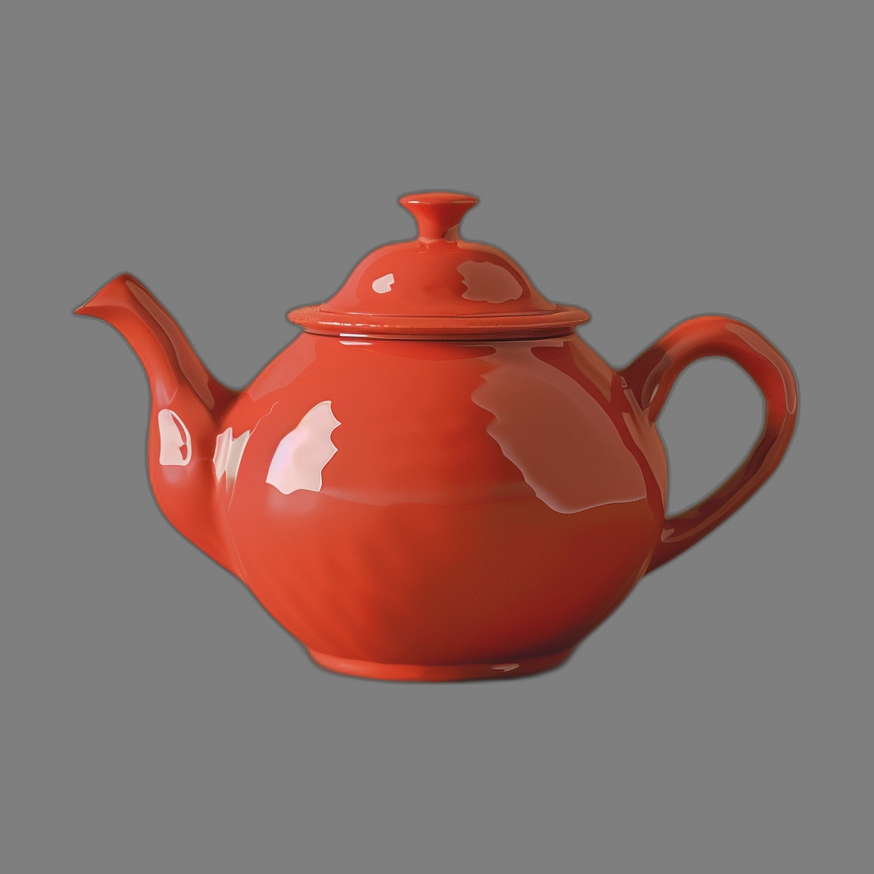
#> input picture examples/concepts/teapot.png, 874 x 874 px; its folder holds only this picture in this run
$ python -i concept_views.py   (imports and definitions only)
#> lines starting #> are read from the running program, lines starting #| are printed output that depends on the picture
"""Orquestracao cloud (1 ou 4 vistas ortograficas) e normalizacao PNG para ``concept``."""

from __future__ import annotations

import hashlib
import inspect
import json
import math
import os
import shutil
import subprocess
import sys
import time
from pathlib import Path
from typing import Any, Callable

from ..errors import erro_provider_run
from .concept_prompt import (
    SUFIXO_PADRAO,
    VISTAS_ORTOGRAFICAS,
    negativo_efetivo,
    prompt_para_vista,
    reforcar_prompt_rig,
    sufixo_efetivo,
)


# [12 lines left out: function _normalizar_png_real, not called in this run]


def _mascara_fg_amostra(rgba_bytes: bytes, w: int, h: int) -> tuple[list[list[int]], tuple[int, int, int, int]]:
    transparentes = sum(1 for i in range(3, len(rgba_bytes), 4) if rgba_bytes[i] < 240)
    if transparentes >= max(4, int(0.05 * w * h)):
        fg = [[1 if rgba_bytes[(y * w + x) * 4 + 3] >= 32 else 0 for x in range(w)] for y in range(h)]
        return fg, (0, 0, 0, 0)

    ck = max(1, min(4, w // 12, h // 12))
    amostras = [
        (rgba_bytes[((y0 + dy) * w + (x0 + dx)) * 4], rgba_bytes[((y0 + dy) * w + (x0 + dx)) * 4 + 1], rgba_bytes[((y0 + dy) * w + (x0 + dx)) * 4 + 2])
        for x0, y0 in ((0, 0), (w - ck, 0), (0, h - ck), (w - ck, h - ck))
        for dy in range(ck)
        for dx in range(ck)
    ]
    mid = len(amostras) // 2
    med_r, med_g, med_b = (sorted(c[k] for c in amostras)[mid] for k in range(3))
    dists_c = sorted(math.sqrt((c[0] - med_r) ** 2 + (c[1] - med_g) ** 2 + (c[2] - med_b) ** 2) for c in amostras)
    p90_c = dists_c[min(len(dists_c) - 1, int(len(dists_c) * 0.9))]
    limiar_sq = max(24.0, min(60.0, p90_c + 14.0)) ** 2
    fg = [
        [
            1 if ((rgba_bytes[(y * w + x) * 4] - med_r) ** 2 + (rgba_bytes[(y * w + x) * 4 + 1] - med_g) ** 2 + (rgba_bytes[(y * w + x) * 4 + 2] - med_b) ** 2) > limiar_sq else 0
            for x in range(w)
        ]
        for y in range(h)
    ]
    return fg, (med_r, med_g, med_b, 255)


# [68 lines left out: functions _blobs_horizontais, _analisar_multiplas_figuras, not called in this run]


def _detectar_multiplas_figuras(png: Path) -> bool:
    """Detecta turnaround/dupla figura lado a lado via densidade de colunas foreground."""
    return _analisar_multiplas_figuras(png)[0]


def _patch_fg_normalizado(img: Any) -> bytes:
    from PIL import Image

    rgba = img.convert("RGBA")
    sw, sh = min(64, max(8, rgba.width)), min(64, max(8, rgba.height))
    amostra = rgba.resize((sw, sh), Image.Resampling.BILINEAR)
    fg, bg_rgba = _mascara_fg_amostra(amostra.tobytes(), sw, sh)
    xs = [x for y in range(sh) for x in range(sw) if fg[y][x]]
    ys = [y for y in range(sh) for x in range(sw) if fg[y][x]]
    if xs and ys and max(xs) > min(xs) and max(ys) > min(ys):
        rx0 = int(min(xs) * rgba.width / sw)
        rx1 = max(rx0 + 1, int((max(xs) + 1) * rgba.width / sw))
        ry0 = int(min(ys) * rgba.height / sh)
        ry1 = max(ry0 + 1, int((max(ys) + 1) * rgba.height / sh))
        rec = rgba.crop((rx0, ry0, rx1, ry1))
    else:
        rec = rgba
    fundo = Image.new("RGBA", rec.size, (bg_rgba[0], bg_rgba[1], bg_rgba[2], 255))
    comp = Image.alpha_composite(fundo, rec).convert("RGB")
    return comp.resize((32, 48), Image.Resampling.BILINEAR).tobytes()


# [299 lines left out: functions _recortar_metade_direita_se_frontal_na_esquerda, _chamar_gemini_conceito, resolver_vistas, escrever_metadados_concept, gerar_conceito_cloud, gerar_conceito_sd15, not called in this run]

>>> from PIL import Image
>>> picture = Image.open('../../../examples/concepts/teapot.png')
#> picture is the input picture: PIL image 874x874 RGB; mean R, G, B 137, 111.8, 107.5
>>> result = _patch_fg_normalizado(picture)
#> in _patch_fg_normalizado, `amostra = rgba.resize((sw, sh), Image.Resampling.BILINEAR)`:
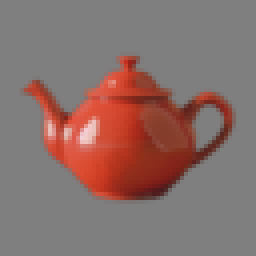
#> amostra: PIL image 64x64 RGBA (shown 4 times larger); mean R, G, B, A 137, 111.8, 107.5, 255
#> in _patch_fg_normalizado, `fg, bg_rgba = _mascara_fg_amostra(amostra.tobytes(), sw, sh)`: fg = 64 items; bg_rgba = (127, 127, 127, 255)
#> in _patch_fg_normalizado, `xs = [x for y in range(sh) for x in range(sw) if fg[y][x]]`: xs = 1074 values, max 58 at index 351, min 5 at index 83, mean 31.74
#> in _patch_fg_normalizado, `ys = [y for y in range(sh) for x in range(sw) if fg[y][x]]`: ys = 1074 values from 14 to 49
#> in _patch_fg_normalizado, `rx0 = int(min(xs) * rgba.width / sw)`: rx0 = 68
#> in _patch_fg_normalizado, `rx1 = max(rx0 + 1, int((max(xs) + 1) * rgba.width / sw))`: rx1 = 805
#> in _patch_fg_normalizado, `ry0 = int(min(ys) * rgba.height / sh)`: ry0 = 191
#> in _patch_fg_normalizado, `ry1 = max(ry0 + 1, int((max(ys) + 1) * rgba.height / sh))`: ry1 = 682
#> in _patch_fg_normalizado, `rec = rgba.crop((rx0, ry0, rx1, ry1))`:
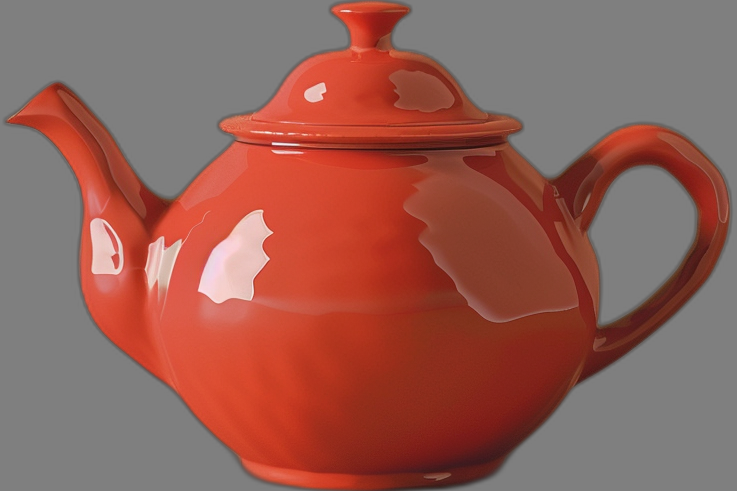
#> rec: PIL image 737x491 RGBA; mean R, G, B, A 148.1, 94.9, 86, 255
